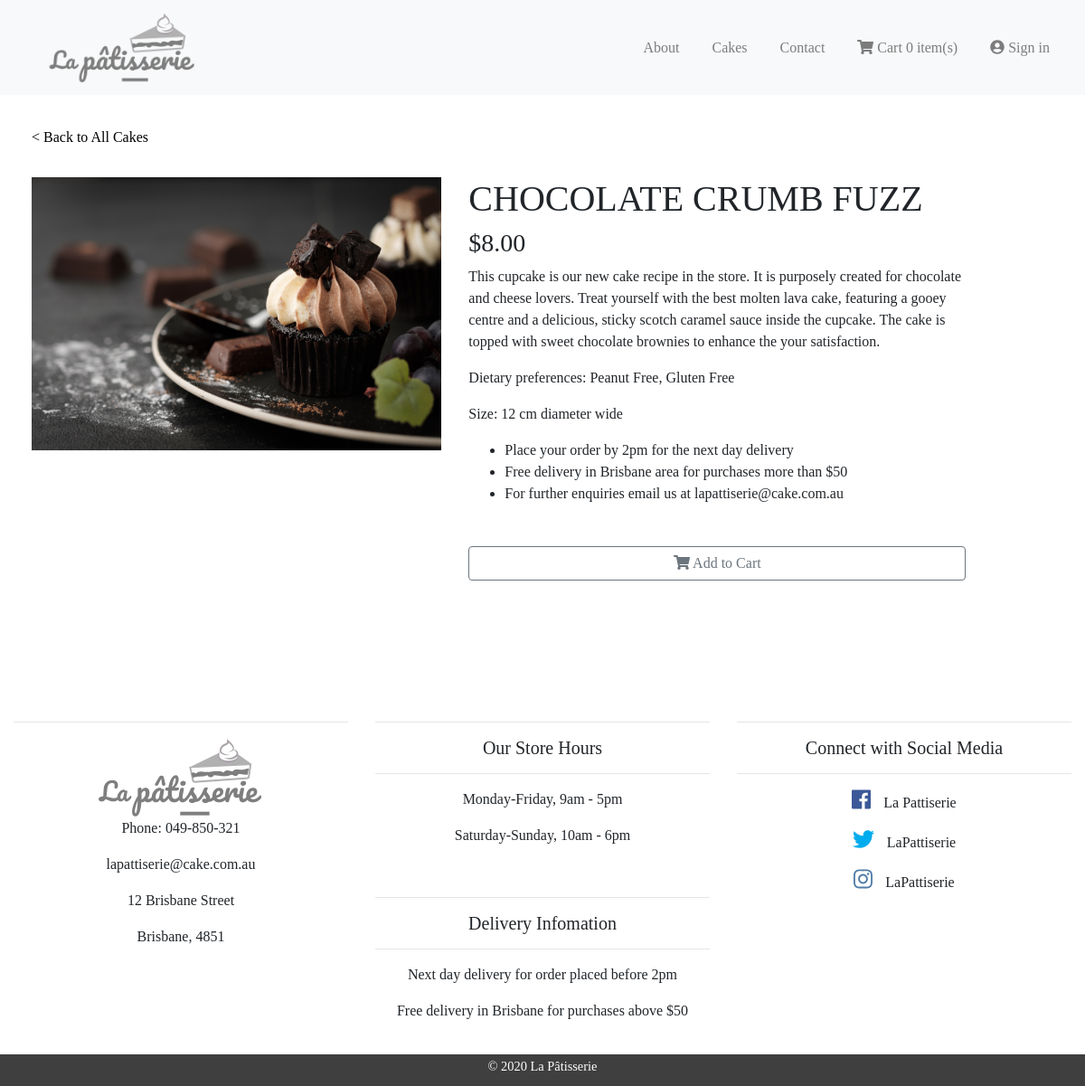
The app's page /cakes/7/ with its own data.
### lapatisserie/models.py (models this page shows, shortened)
class Cake(db.Model):
    __tablename__ = 'cakes'
    id = db.Column(db.Integer, primary_key=True)
    name = db.Column(db.String(100), unique=True)
    bestselling = db.Column(db.Boolean, default=False)
    description = db.Column(db.String(500), nullable=False)
    image = db.Column(db.String(64), nullable=False)
    dietary = db.Column(db.String(150))
    size = db.Column(db.String(100), nullable=False)
    price = db.Column(db.Float, nullable=False)
    caketype_id = db.Column(db.Integer, db.ForeignKey('caketypes.id'))

### lapatisserie/views.py (the view)
@bp.route('/cakes/<int:cakeid>/')
def detail(cakeid):
    cake = Cake.query.filter(Cake.id == cakeid).one()
    result = cartquantity()
    return render_template('detail.html', cake=cake, cartquantity=result['quantity'])

### lapatisserie/views.py (called while the page is built)
@bp.context_processor
def cartquantity():
    if 'order_id' in session:
        order = Order.query.get_or_404(session['order_id'])
        return dict(quantity=len(order.cakes))
    else:
        return dict(quantity=0)

### lapatisserie/templates/detail.html (shortened to what this page needs)
{% extends 'base.html' %}
{% block main %}
<div class="row">
    <div class="col-md-12 back-button">
        <a href="{{url_for('main.index', _anchor='cakes_anchor')}}">
            < Back to All Cakes </a>
    </div>
    <div class="col-md-5">
        <img class="img-fluid" src="{{url_for('static', filename='img/'+cake.image)}}" alt="Cake Photo">
    </div>
    <div class="col-md-6">
        <h1>{{cake.name}}</h1>
        <h3>{{ "$%.2f"|format(cake.price) }}</h3>
        <p>{{cake.description}}</p>
        <p>Dietary preferences: {{cake.dietary}}</p>
        <p>Size: {{cake.size}}</p>
        <ul>
            <li>
                Place your order by 2pm for the next day delivery
            </li>
            <li>
                Free delivery in Brisbane area for purchases more than $50
            </li>
            <li>
                For further enquiries email us at lapattiserie@cake.com.au
            </li>
        </ul>
        <div class="row">
            <div class="col-sm-12 detail-button">
                <form action="{{ url_for('main.order') }}">
                    <button class="btn btn-block btn-outline-secondary" type="submit"><i
                            class="fas fa-shopping-cart"></i> Add to Cart</button>
                </form>
            </div>
        </div>
    </div>
</div>
{% endblock %}

### lapatisserie/static/css/master.css (style rules this page uses)
html,body { height:100%; font-family: 'Crimson Text', serif; }

### lapatisserie/static/css/index.css (style rules this page uses)
.back-button { padding-bottom:2rem; }
.back-button a { color:black; }
.detail-button { margin-top:30px; }

### records on screen
Cake: image (picture), name "CHOCOLATE CRUMB FUZZ", price "$8.00", description "This cupcake is our new cake recipe in the store. It is purposely created for chocolate and cheese lovers. Treat yourself with the best molten lava cake, featuring a gooey centre and a delicious, sticky scotch caramel sauce inside the cupcake. The cake is topped with sweet chocolate brownies to enhance the your satisfaction.", dietary "Peanut Free, Gluten Free", size "12 cm diameter wide"

### other values on screen
{{ cartquantity }} "0"
